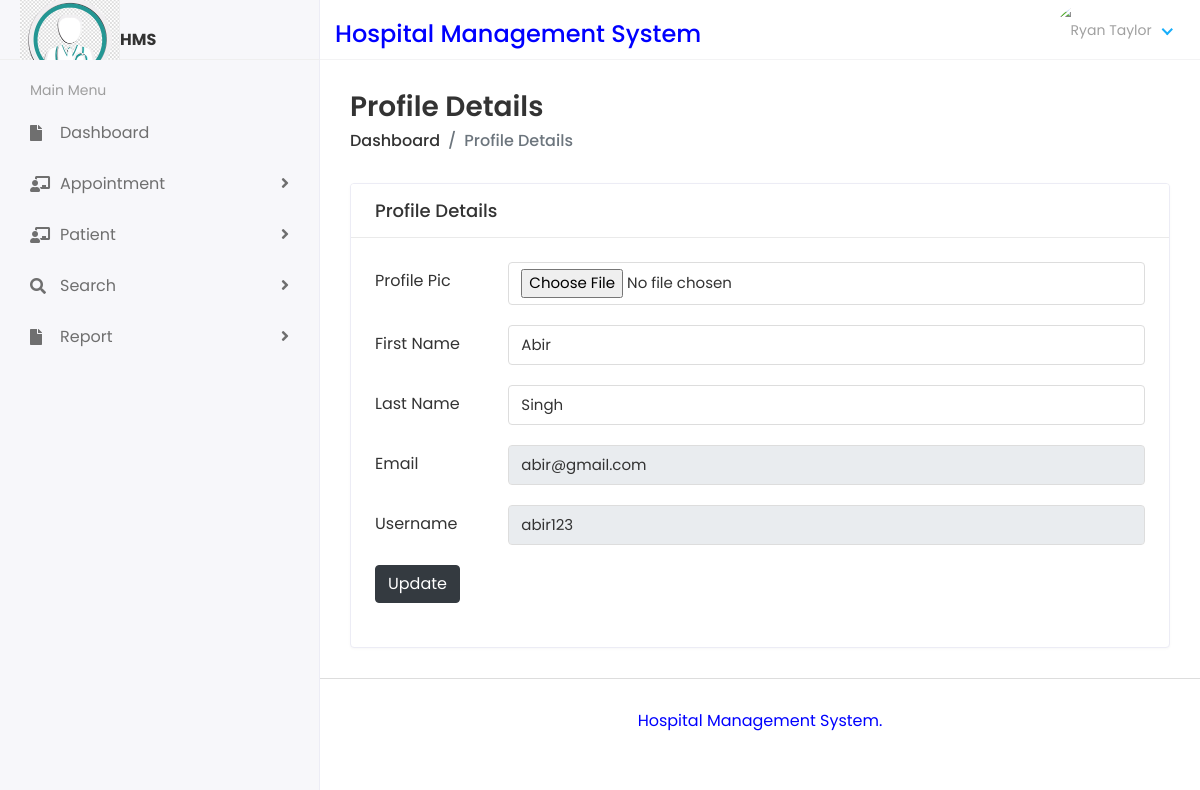
Page /Profile (signed in) on the committed database.
### dasapp/models.py (models this page shows)
class CustomUser(AbstractUser):
    USER ={
        (1,'admin'),
        (2,'doc'),
    }
    user_type = models.CharField(choices=USER,max_length=50,default=1)
    profile_pic = models.ImageField(upload_to='media/profile_pic')

### docappsystem/views.py (the view)
# urls.py: path('Profile', views.PROFILE, name='profile'),
def PROFILE(request):
    user = CustomUser.objects.get(id = request.user.id)
    context = {
        "user":user,
    }
    return render(request,'profile.html',context)

### templates/profile.html (shortened to what this page needs)
{% extends 'base.html' %}
{% block content %}
<div class="content container-fluid">
    {% if user.user_type == '1' %}
    <div class="page-header">
    <div class="row">
    <div class="col">
    <h3 class="page-title">Profile Details</h3>
    <ul class="breadcrumb">
    <li class="breadcrumb-item"><a href="{% url 'admin_home' %}">Dashboard</a></li>
    <li class="breadcrumb-item active">Profile Details</li>
    </ul>
    </div>
    </div>
    </div>
     {% elif user.user_type == '2' %}
    <div class="page-header">
    <div class="row">
    <div class="col">
    <h3 class="page-title">Profile Details</h3>
    <ul class="breadcrumb">
    <li class="breadcrumb-item"><a href="{% url 'doctor_home' %}">Dashboard</a></li>
    <li class="breadcrumb-item active">Profile Details</li>
    </ul>
    </div>
    </div>
    </div>
        {% endif %}
    <div class="row">
    <div class="col-lg-12">
    <div class="card">
    <div class="card-header">
    <h5 class="card-title">Profile Details</h5>
    </div>
    <div class="card-body">
                       <form method="POST" action="{% url 'profile_update' %}" enctype="multipart/form-data">
    <div class="form-group row">
    <label class="col-form-label col-md-2">Profile Pic</label>
    <div class="col-md-10">
        <input type="file" class="form-control" name="profile_pic">
    </div>
    </div>
    <div class="form-group row">
    <label class="col-form-label col-md-2">First Name</label>
    <div class="col-md-10">
        <input type="text" class="form-control" name="first_name" value="{{user.first_name}}">
    </div>
    </div>
    <div class="form-group row">
    <label class="col-form-label col-md-2">Last Name</label>
    <div class="col-md-10">
        <input type="text" class="form-control" name="last_name" value="{{user.last_name}}">
    </div>
    </div>
    <div class="form-group row">
    <label class="col-form-label col-md-2">Email</label>
    <div class="col-md-10">
        <input type="email" class="form-control" readonly="True" name="email" value="{{user.email}}">
    </div>
    </div>
    <div class="form-group row">
    <label class="col-form-label col-md-2">Username</label>
    <div class="col-md-10">
        <input type="text" class="form-control" readonly="True" name="username" value="{{user.username}}">
    </div>
    </div>
    <div class="form-group row">
        <div class="col-sm-10">
            <button type="submit" class="btn btn-dark">Update</button>
        </div>
    </div>
    </form>
    </div>
    </div>
    </div>
    </div>
    </div>
{% endblock %}

### static/assets/css/style.css (style rules this page uses)
html { height: 100%; }
body { background-color: #fff; color: #333; font-family: 'Poppins', sans-serif; font-size: 1rem; height: 100%; line-height: 1.5; overflow-x: hidden; }
h1, h2, h3, h4, h5, h6 { font-family: 'Poppins', sans-serif; margin-top: 0; }
.form-control { border: 1px solid #ddd; box-shadow: none; color: #333; font-size: 15px; height: 40px; }
a { color: #009ce7; }
input, button, a { transition: all 0.4s ease; -moz-transition: all 0.4s ease; -o-transition: all 0.4s ease; -ms-transition: all 0.4s ease; -webkit-transition: all 0.4s ease; }
input, input:focus, button, button:focus { outline: none; }
input[type="file"] { height: auto; min-height: calc(1.5em + .75rem + 2px); }
input[type=text], input[type=password] { -webkit-appearance: none; -moz-appearance: none; appearance: none; }
.form-group { margin-bottom: 1.25rem; }
ul, ol { padding: 0px; list-style: none; }
.card { border: 1px solid #ececf5; box-shadow: 0 1px 3px 0 rgba(0, 0, 0, 0.03); margin-bottom: 1.875rem; }
.card-body { padding: 1.5rem; }
.card-header { border-bottom: 1px solid #e6e6e6; padding: 1rem 1.5rem; }
.card .card-header { background-color: #fff; border-bottom: 1px solid #eaeaea; }
.card .card-header .card-title { margin-bottom: 0; font-size: 18px; }
.page-wrapper > .content { padding: 1.875rem 1.875rem 0; }
.page-header { margin-bottom: 1.875rem; }
.page-header .breadcrumb { background-color: transparent; color: #6c757d; font-size: 1rem; font-weight: 500; margin-bottom: 0; padding: 0; }
.page-header .breadcrumb a { color: #333; }
.page-title { font-size: 28px; font-weight: 600; color: #333; margin-bottom: 5px; }

### rows in the picture
CustomUser: first_name "Abir", last_name "Singh", email "abir@gmail.com", username "abir123"
